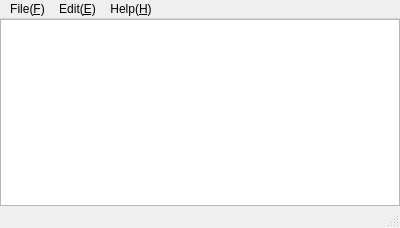
<?xml version="1.0" encoding="UTF-8"?>
<ui version="4.0">
 <class>MainWindow</class>
 <widget class="QMainWindow" name="MainWindow">
  <property name="geometry">
   <rect>
    <x>0</x>
    <y>0</y>
    <width>400</width>
    <height>228</height>
   </rect>
  </property>
  <property name="minimumSize">
   <size>
    <width>400</width>
    <height>200</height>
   </size>
  </property>
  <widget class="QWidget" name="centralwidget">
   <layout class="QGridLayout" name="gridLayout">
    <property name="leftMargin">
     <number>0</number>
    </property>
    <property name="topMargin">
     <number>0</number>
    </property>
    <property name="rightMargin">
     <number>0</number>
    </property>
    <property name="bottomMargin">
     <number>0</number>
    </property>
    <property name="spacing">
     <number>0</number>
    </property>
    <item row="0" column="0">
     <widget class="QPlainTextEdit" name="textEdit">
      <property name="font">
       <font>
        <pointsize>11</pointsize>
       </font>
      </property>
      <property name="lineWrapMode">
       <enum>QPlainTextEdit::NoWrap</enum>
      </property>
     </widget>
    </item>
   </layout>
  </widget>
  <widget class="QMenuBar" name="menubar">
   <property name="geometry">
    <rect>
     <x>0</x>
     <y>0</y>
     <width>400</width>
     <height>18</height>
    </rect>
   </property>
   <widget class="QMenu" name="menuFile">
    <property name="title">
     <string>File(&amp;F)</string>
    </property>
    <addaction name="actionNew"/>
    <addaction name="actionOpen"/>
    <addaction name="actionSave"/>
    <addaction name="actionSaveAs"/>
    <addaction name="separator"/>
    <addaction name="actionExit"/>
   </widget>
   <widget class="QMenu" name="menuHelp">
    <property name="title">
     <string>Help(&amp;H)</string>
    </property>
    <addaction name="actionAbout"/>
   </widget>
   <widget class="QMenu" name="menuEdit">
    <property name="title">
     <string>Edit(&amp;E)</string>
    </property>
    <addaction name="actionUndo"/>
    <addaction name="actionRedo"/>
    <addaction name="separator"/>
    <addaction name="actionCopy"/>
    <addaction name="actionCut"/>
    <addaction name="actionPaste"/>
    <addaction name="actionSelectAll"/>
   </widget>
   <addaction name="menuFile"/>
   <addaction name="menuEdit"/>
   <addaction name="menuHelp"/>
  </widget>
  <widget class="QStatusBar" name="statusbar"/>
  <action name="actionNew">
   <property name="text">
    <string>New</string>
   </property>
   <property name="shortcut">
    <string>Ctrl+N</string>
   </property>
  </action>
  <action name="actionOpen">
   <property name="text">
    <string>Open...</string>
   </property>
   <property name="shortcut">
    <string>Ctrl+O</string>
   </property>
  </action>
  <action name="actionSave">
   <property name="text">
    <string>Save</string>
   </property>
   <property name="shortcut">
    <string>Ctrl+S</string>
   </property>
  </action>
  <action name="actionSaveAs">
   <property name="text">
    <string>Save As...</string>
   </property>
   <property name="shortcut">
    <string>Ctrl+Shift+S</string>
   </property>
  </action>
  <action name="actionExit">
   <property name="text">
    <string>Exit</string>
   </property>
   <property name="shortcut">
    <string>Ctrl+Q</string>
   </property>
  </action>
  <action name="actionUndo">
   <property name="text">
    <string>Undo</string>
   </property>
   <property name="shortcut">
    <string>Ctrl+Z</string>
   </property>
  </action>
  <action name="actionRedo">
   <property name="text">
    <string>Redo</string>
   </property>
   <property name="shortcut">
    <string>Ctrl+Y</string>
   </property>
  </action>
  <action name="actionCopy">
   <property name="text">
    <string>Copy</string>
   </property>
   <property name="shortcut">
    <string>Ctrl+C</string>
   </property>
  </action>
  <action name="actionCut">
   <property name="text">
    <string>Cut</string>
   </property>
   <property name="shortcut">
    <string>Ctrl+X</string>
   </property>
  </action>
  <action name="actionPaste">
   <property name="text">
    <string>Paste</string>
   </property>
   <property name="shortcut">
    <string>Ctrl+V</string>
   </property>
  </action>
  <action name="actionSelectAll">
   <property name="text">
    <string>Select All</string>
   </property>
   <property name="shortcut">
    <string>Ctrl+A</string>
   </property>
  </action>
  <action name="actionAbout">
   <property name="text">
    <string>About Momiji</string>
   </property>
  </action>
 </widget>
 <resources/>
 <connections/>
</ui>
